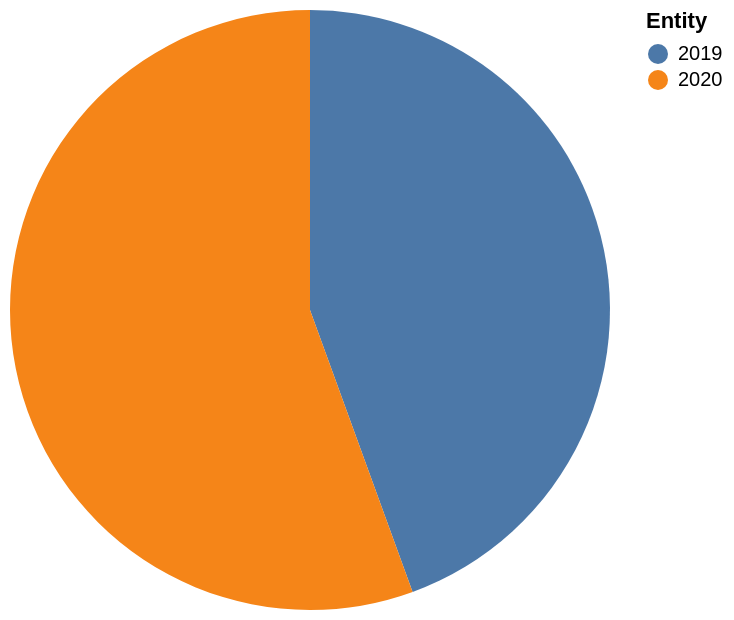

Here is the Vega-Lite specification saved for this chart:
### Vega-Lite specification from a JSON file in a GitHub repository (floating-point values rounded to 4 significant figures)
{"$schema": "https://vega.github.io/schema/vega-lite/v5.json", "description": "Pie chart auto-generated from CSV", "data": {"values": [{"Entity": "2019", "Should NOT": "44", "Should": "54"}, {"Entity": "2020", "Should NOT": "55", "Should": "43"}]}, "mark": "arc", "encoding": {"theta": {"field": "Should NOT", "type": "quantitative"}, "color": {"field": "Entity", "type": "nominal"}}}
